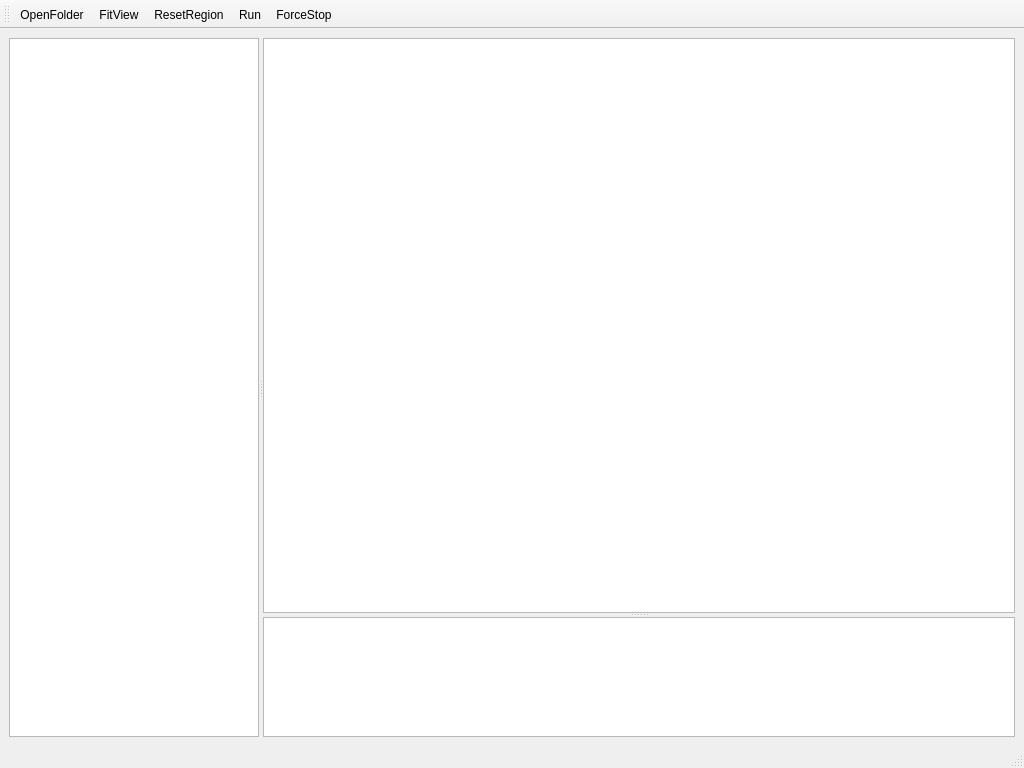
<?xml version="1.0" encoding="UTF-8"?>
<ui version="4.0">
 <class>IVMainWindow</class>
 <widget class="QMainWindow" name="IVMainWindow">
  <property name="geometry">
   <rect>
    <x>0</x>
    <y>0</y>
    <width>1024</width>
    <height>768</height>
   </rect>
  </property>
  <property name="windowTitle">
   <string>MVS3D Launcher</string>
  </property>
  <widget class="QWidget" name="centralwidget">
   <layout class="QGridLayout" name="gridLayout">
    <item row="0" column="0">
     <widget class="QSplitter" name="splitter_2">
      <property name="sizePolicy">
       <sizepolicy hsizetype="Expanding" vsizetype="Expanding">
        <horstretch>0</horstretch>
        <verstretch>0</verstretch>
       </sizepolicy>
      </property>
      <property name="orientation">
       <enum>Qt::Horizontal</enum>
      </property>
      <widget class="QListWidget" name="imgListWidget">
       <property name="sizePolicy">
        <sizepolicy hsizetype="Minimum" vsizetype="Minimum">
         <horstretch>1</horstretch>
         <verstretch>0</verstretch>
        </sizepolicy>
       </property>
       <property name="maximumSize">
        <size>
         <width>250</width>
         <height>16777215</height>
        </size>
       </property>
      </widget>
      <widget class="QSplitter" name="splitter">
       <property name="sizePolicy">
        <sizepolicy hsizetype="Expanding" vsizetype="Expanding">
         <horstretch>0</horstretch>
         <verstretch>0</verstretch>
        </sizepolicy>
       </property>
       <property name="orientation">
        <enum>Qt::Vertical</enum>
       </property>
       <widget class="GDALView" name="mainView">
        <property name="sizePolicy">
         <sizepolicy hsizetype="Expanding" vsizetype="Expanding">
          <horstretch>99</horstretch>
          <verstretch>0</verstretch>
         </sizepolicy>
        </property>
        <property name="cursor" stdset="0">
         <cursorShape>CrossCursor</cursorShape>
        </property>
        <property name="autoFillBackground">
         <bool>true</bool>
        </property>
        <property name="backgroundBrush">
         <brush brushstyle="SolidPattern">
          <color alpha="255">
           <red>0</red>
           <green>0</green>
           <blue>0</blue>
          </color>
         </brush>
        </property>
       </widget>
       <widget class="QPlainTextEdit" name="outputBox">
        <property name="sizePolicy">
         <sizepolicy hsizetype="Minimum" vsizetype="Minimum">
          <horstretch>0</horstretch>
          <verstretch>0</verstretch>
         </sizepolicy>
        </property>
        <property name="maximumSize">
         <size>
          <width>16777215</width>
          <height>120</height>
         </size>
        </property>
        <property name="undoRedoEnabled">
         <bool>false</bool>
        </property>
        <property name="readOnly">
         <bool>true</bool>
        </property>
        <property name="plainText">
         <string notr="true"/>
        </property>
        <property name="centerOnScroll">
         <bool>false</bool>
        </property>
       </widget>
      </widget>
     </widget>
    </item>
   </layout>
  </widget>
  <widget class="QStatusBar" name="statusbar"/>
  <widget class="QToolBar" name="toolBar">
   <property name="windowTitle">
    <string>toolBar</string>
   </property>
   <attribute name="toolBarArea">
    <enum>TopToolBarArea</enum>
   </attribute>
   <attribute name="toolBarBreak">
    <bool>false</bool>
   </attribute>
   <addaction name="actionOpenFolder"/>
   <addaction name="actionFitView"/>
   <addaction name="actionResetRegion"/>
   <addaction name="actionRun"/>
   <addaction name="actionForceStop"/>
  </widget>
  <action name="actionOpenFile">
   <property name="text">
    <string>OpenFile</string>
   </property>
  </action>
  <action name="actionFitView">
   <property name="text">
    <string>FitView</string>
   </property>
  </action>
  <action name="actionExportKML">
   <property name="text">
    <string>ExportKML</string>
   </property>
   <property name="toolTip">
    <string>ExportKML</string>
   </property>
  </action>
  <action name="actionOpenFolder">
   <property name="text">
    <string>OpenFolder</string>
   </property>
  </action>
  <action name="actionRun">
   <property name="text">
    <string>Run</string>
   </property>
  </action>
  <action name="actionForceStop">
   <property name="text">
    <string>ForceStop</string>
   </property>
  </action>
  <action name="actionResetRegion">
   <property name="text">
    <string>ResetRegion</string>
   </property>
  </action>
 </widget>
 <customwidgets>
  <customwidget>
   <class>GDALView</class>
   <extends>QGraphicsView</extends>
   <header>gdalview.h</header>
  </customwidget>
 </customwidgets>
 <resources/>
 <connections/>
</ui>
